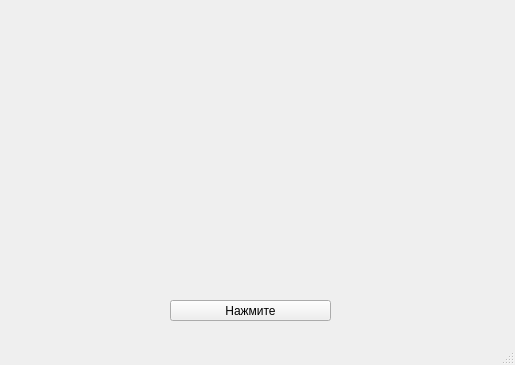
<?xml version="1.0" encoding="UTF-8"?>
<ui version="4.0">
 <class>MainWindow</class>
 <widget class="QMainWindow" name="MainWindow">
  <property name="geometry">
   <rect>
    <x>0</x>
    <y>0</y>
    <width>515</width>
    <height>365</height>
   </rect>
  </property>
  <property name="windowTitle">
   <string>MainWindow</string>
  </property>
  <widget class="QWidget" name="centralwidget">
   <widget class="QPushButton" name="buttonYellow">
    <property name="geometry">
     <rect>
      <x>170</x>
      <y>300</y>
      <width>161</width>
      <height>21</height>
     </rect>
    </property>
    <property name="text">
     <string>Нажмите</string>
    </property>
   </widget>
  </widget>
  <widget class="QMenuBar" name="menubar">
   <property name="geometry">
    <rect>
     <x>0</x>
     <y>0</y>
     <width>515</width>
     <height>21</height>
    </rect>
   </property>
  </widget>
  <widget class="QStatusBar" name="statusbar"/>
 </widget>
 <resources/>
 <connections/>
</ui>
